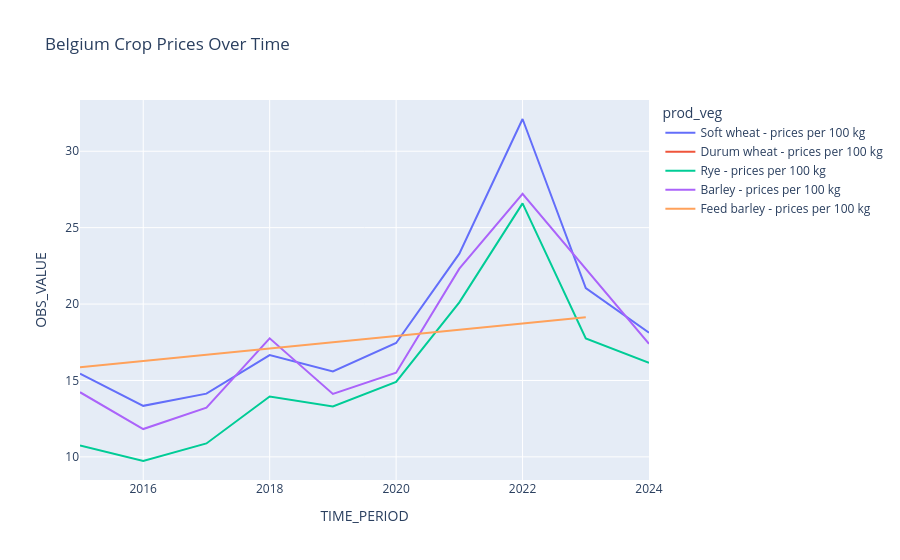

Notebook code for this chart:
### Code cell
belgium = prices_df[prices_df["geo"] == "Belgium"]

fig = px.line(
    belgium,
    x="TIME_PERIOD",
    y="OBS_VALUE",
    color="prod_veg",
    title="Belgium Crop Prices Over Time"
)

fig.show()

### Figure 1 — Plotly figure (JSON) as saved in the notebook; plotly's stock layout.template omitted (floating-point values rounded to 4 significant figures)
{"data": [{"hovertemplate": "prod_veg=Soft wheat - prices per 100 kg<br>TIME_PERIOD=%{x}<br>OBS_VALUE=%{y}<extra></extra>", "legendgroup": "Soft wheat - prices per 100 kg", "line": {"color": "#636efa", "dash": "solid"}, "marker": {"symbol": "circle"}, "mode": "lines", "name": "Soft wheat - prices per 100 kg", "orientation": "v", "showlegend": true, "type": "scatter", "x": [2015, 2016, 2017, 2018, 2019, 2020, 2021, 2022, 2023, 2024], "xaxis": "x", "y": [15.44, 13.34, 14.14, 16.66, 15.59, 17.45, 23.3, 32.11, 21.05, 18.13], "yaxis": "y"}, {"hovertemplate": "prod_veg=Durum wheat - prices per 100 kg<br>TIME_PERIOD=%{x}<br>OBS_VALUE=%{y}<extra></extra>", "legendgroup": "Durum wheat - prices per 100 kg", "line": {"color": "#EF553B", "dash": "solid"}, "marker": {"symbol": "circle"}, "mode": "lines", "name": "Durum wheat - prices per 100 kg", "orientation": "v", "showlegend": true, "type": "scatter", "x": [2015], "xaxis": "x", "y": [15.87], "yaxis": "y"}, {"hovertemplate": "prod_veg=Rye - prices per 100 kg<br>TIME_PERIOD=%{x}<br>OBS_VALUE=%{y}<extra></extra>", "legendgroup": "Rye - prices per 100 kg", "line": {"color": "#00cc96", "dash": "solid"}, "marker": {"symbol": "circle"}, "mode": "lines", "name": "Rye - prices per 100 kg", "orientation": "v", "showlegend": true, "type": "scatter", "x": [2015, 2016, 2017, 2018, 2019, 2020, 2021, 2022, 2023, 2024], "xaxis": "x", "y": [10.75, 9.73, 10.88, 13.95, 13.3, 14.91, 20.11, 26.59, 17.75, 16.15], "yaxis": "y"}, {"hovertemplate": "prod_veg=Barley - prices per 100 kg<br>TIME_PERIOD=%{x}<br>OBS_VALUE=%{y}<extra></extra>", "legendgroup": "Barley - prices per 100 kg", "line": {"color": "#ab63fa", "dash": "solid"}, "marker": {"symbol": "circle"}, "mode": "lines", "name": "Barley - prices per 100 kg", "orientation": "v", "showlegend": true, "type": "scatter", "x": [2015, 2016, 2017, 2018, 2019, 2020, 2021, 2022, 2024], "xaxis": "x", "y": [14.23, 11.82, 13.22, 17.76, 14.12, 15.51, 22.32, 27.21, 17.4], "yaxis": "y"}, {"hovertemplate": "prod_veg=Feed barley - prices per 100 kg<br>TIME_PERIOD=%{x}<br>OBS_VALUE=%{y}<extra></extra>", "legendgroup": "Feed barley - prices per 100 kg", "line": {"color": "#FFA15A", "dash": "solid"}, "marker": {"symbol": "circle"}, "mode": "lines", "name": "Feed barley - prices per 100 kg", "orientation": "v", "showlegend": true, "type": "scatter", "x": [2015, 2023], "xaxis": "x", "y": [15.87, 19.13], "yaxis": "y"}], "layout": {"legend": {"title": {"text": "prod_veg"}, "tracegroupgap": 0}, "title": {"text": "Belgium Crop Prices Over Time"}, "xaxis": {"anchor": "y", "domain": [0, 1], "title": {"text": "TIME_PERIOD"}}, "yaxis": {"anchor": "x", "domain": [0, 1], "title": {"text": "OBS_VALUE"}}}}
